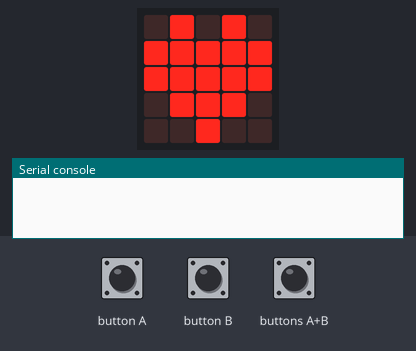
A program run on a simulated BBC micro:bit (MakeCode). Shown: the board's 5×5 LED display, the last lines printed to the serial console. The inputs (shaded band) are chosen by the test bench. No radio messages arrive unless stated (any console line starting 'radio sent:' is added by the test bench).

Above: at 1.8 s.
1.9 s: button A pressed for 0.15 s
At 3.2 s:
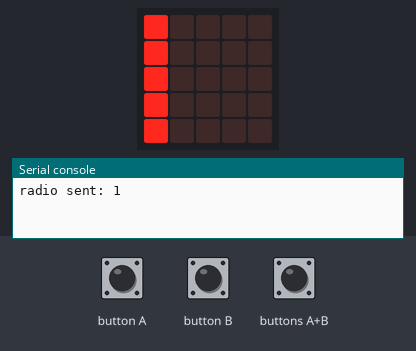
3.5 s: button B pressed for 0.15 s
At 4.6 s:
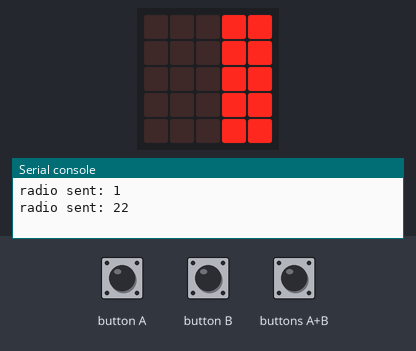
5.1 s: buttons A+B pressed for 0.15 s
At 5.8 s:
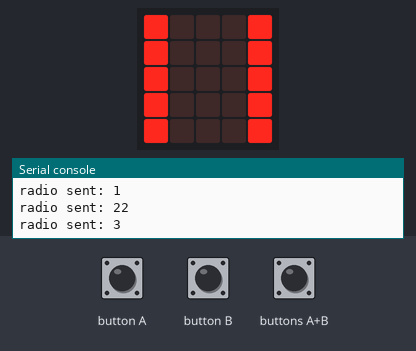
6.7 s: buttons A+B pressed for 1 s
At 8.3 s:
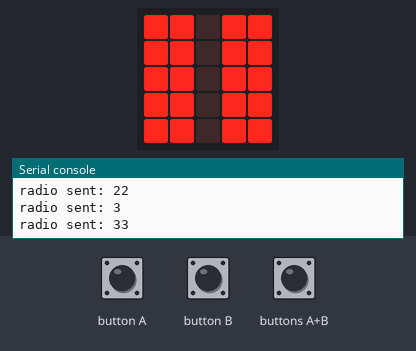
9.2 s: button B pressed for 0.15 s
At 10.2 s:
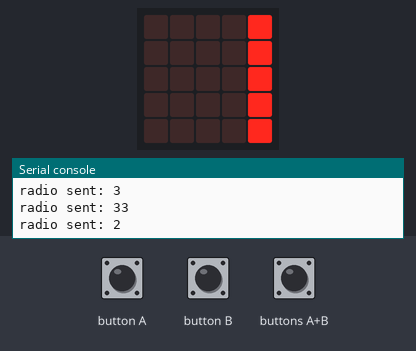
10.8 s: button A pressed for 0.15 s
At 11.4 s:
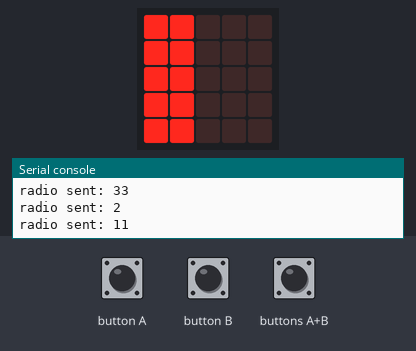
Timing chart, 0 to 13.4 s (numbered marks = the images above; inputs shaded):
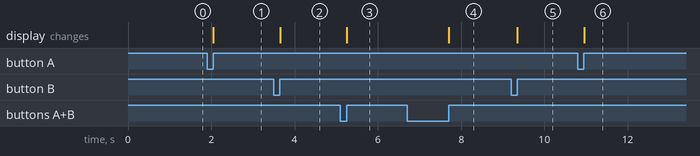

Measured:
- after the input at 1.9 s, the display: changes after 0.15 s (image 1)
- after the input at 3.5 s, the display: changes after 0.15 s (image 2)
- after the input at 5.1 s, the display: changes after 0.15 s (image 3)
- after the input at 6.7 s, the display: changes after 1.0 s (image 4)
- after the input at 9.2 s, the display: changes after 0.15 s (image 5)
- after the input at 10.8 s, the display: changes after 0.15 s (image 6)

The program:

main.ts
```typescript
input.onButtonPressed(Button.A, function () {
    if (program == 0) {
        if (stop == 0) {
            radio.sendNumber(1)
            stop = 1
            basic.showLeds(`
                # . . . .
                # . . . .
                # . . . .
                # . . . .
                # . . . .
                `)
        } else {
            radio.sendNumber(11)
            basic.showLeds(`
                # # . . .
                # # . . .
                # # . . .
                # # . . .
                # # . . .
                `)
            stop = 0
        }
    } else {
        if (program == 1) {
            if (Pnumber == 4) {
                basic.showNumber(0)
                Pnumber = 0
            } else {
                if (Pnumber == 0) {
                    basic.showNumber(1)
                    Pnumber = 1
                } else {
                    if (Pnumber == 1) {
                        basic.showNumber(2)
                        Pnumber = 2
                    } else {
                        if (Pnumber == 2) {
                            basic.showNumber(3)
                            Pnumber = 3
                        } else {
                            if (Pnumber == 3) {
                                basic.showNumber(4)
                                Pnumber = 4
                            }
                        }
                    }
                }
            }
        }
    }
})
function selectProgram () {
    basic.showIcon(IconNames.Square)
    while (true) {
        if (input.buttonIsPressed(Button.A)) {
            basic.showString("A")
            basic.pause(500)
            return 0
        } else {
            if (input.buttonIsPressed(Button.B)) {
                basic.showString("B")
                basic.pause(500)
                return 1
            }
        }
    }
}
input.onButtonPressed(Button.B, function () {
    if (program == 0) {
        if (stop == 0) {
            radio.sendNumber(2)
            stop = 1
            basic.showLeds(`
                . . . . #
                . . . . #
                . . . . #
                . . . . #
                . . . . #
                `)
        } else {
            radio.sendNumber(22)
            basic.showLeds(`
                . . . # #
                . . . # #
                . . . # #
                . . . # #
                . . . # #
                `)
            stop = 0
        }
    } else {
        if (program == 1) {
            radio.sendNumber(Pnumber)
        }
    }
})
input.onButtonPressed(Button.AB, function () {
    if (program == 0) {
        if (stop == 0) {
            radio.sendNumber(3)
            stop = 1
            basic.showLeds(`
                # . . . #
                # . . . #
                # . . . #
                # . . . #
                # . . . #
                `)
        } else {
            radio.sendNumber(33)
            basic.showLeds(`
                # # . # #
                # # . # #
                # # . # #
                # # . # #
                # # . # #
                `)
            stop = 0
        }
    } else {
        if (program == 1) {
            radio.sendNumber(99)
            basic.showIcon(IconNames.No)
        }
    }
})
let stop = 0
let program = 0
let Pnumber = 0
Pnumber = 0
// call selectProgram
program = 0
if (program == 0) {
    radio.setGroup(1)
    stop = 0
    basic.showIcon(IconNames.Heart)
} else {
    if (program == 1) {
        radio.setGroup(2)
        basic.showIcon(IconNames.Happy)
    }
}
```

test.ts
```typescript
// Hier kann man Tests durchführen; diese Datei wird nicht kompiliert, wenn dieses Paket als Erweiterung verwendet wird.
```
